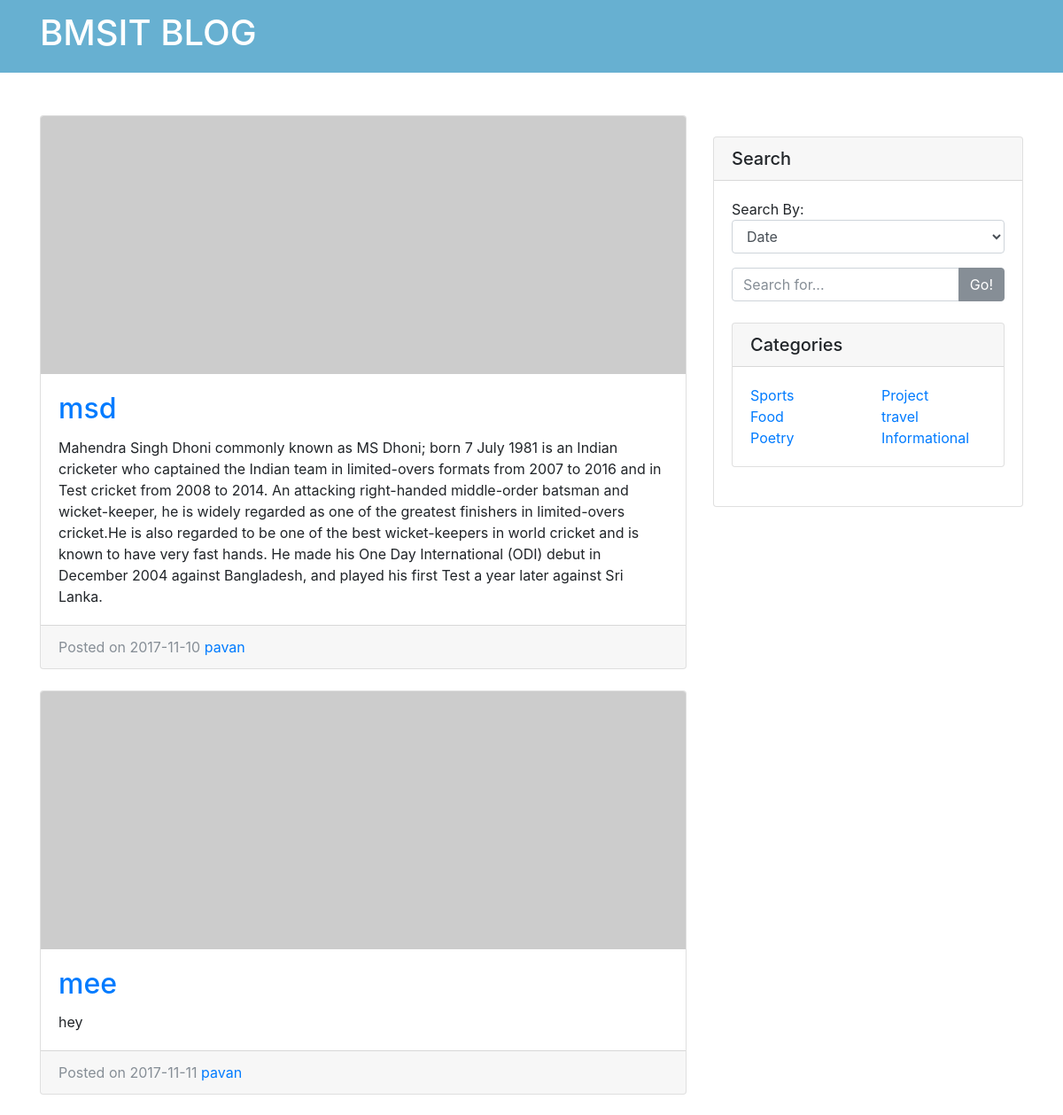
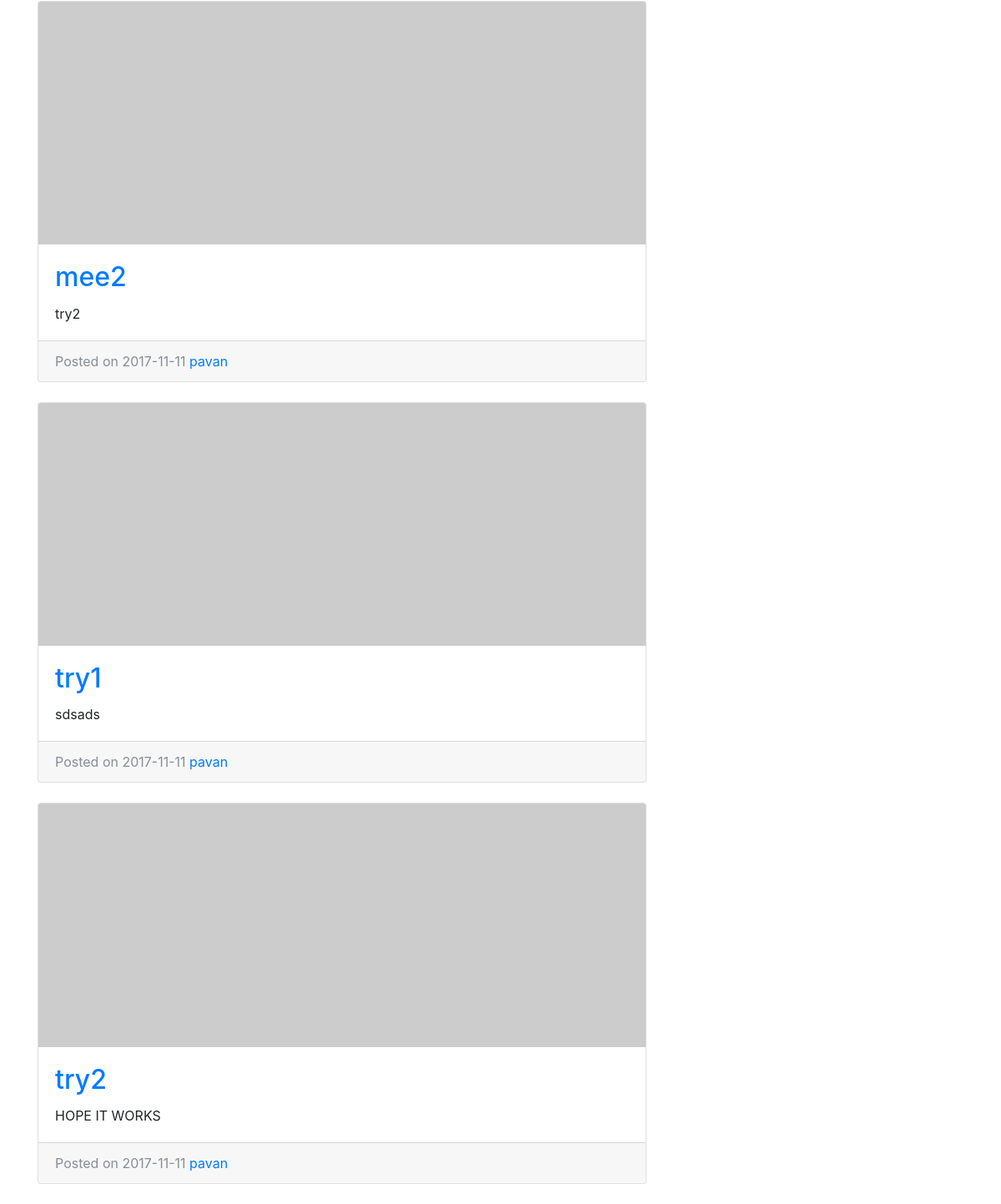
Page /sbc.php (signed in) on the committed database (2 pictures, top to bottom).
### tables this page shows
CREATE TABLE IF NOT EXISTS `articles` (
`aid` int(20) NOT NULL,
  `uid` int(20) DEFAULT NULL,
  `title` varchar(20) NOT NULL,
  `date1` date NOT NULL,
  `category` varchar(20) NOT NULL,
  `blog` text
);

CREATE TABLE IF NOT EXISTS `users` (
`uid` int(20) NOT NULL,
  `fname` varchar(20) NOT NULL,
  `lname` varchar(20) DEFAULT NULL,
  `uname` varchar(20) NOT NULL,
  `password` varchar(30) NOT NULL,
  `email` varchar(30) NOT NULL,
  `mobile` text,
  `admin` varchar(3) NOT NULL DEFAULT 'no' COMMENT 'priveleges',
  `PP` varchar(100) DEFAULT NULL
);

### sbc.php (the view, shortened to what this page needs)
<?php require "./includes/common.php";
  ?>
  <html>
  <head>
      <link href="bs/bootstrap.min.css" rel="stylesheet">
  </head>
  <body>
    <nav class="navbar navbar-custom navbar-fixed-top top-nav-collapse" role="navigation" style="background-color:#67b0d1; color:white;">
        <div class="container">
                <a class="navbar-brand" href="index.php">
                    <h1 style=" color:white;">BMSIT BLOG</h1>
                </a>
        </div>
    </nav>
  <?php
  if(!isset($_GET['cat'])){$cate="sports";}
    $sql = "SELECT  * FROM articles,users WHERE category='$cate' and articles.uid=users.uid";
    $result = mysqli_query($conn, $sql);
    $resultCheck = mysqli_num_rows($result);
    if ($resultCheck==0) {
     header("Location: ./rblog.php?blog=nocat");
     exit();
    }
    else {
      ?>
      <br>
      <br>
      <div class="container">
        <div class="row">
          <div class="col-md-8">
      <?php
      while ($row = mysqli_fetch_assoc($result)) {
        ?>
        <div class="card mb-4">
          <img class="card-img-top" src="http://placehold.it/750x300" alt="Card image cap">
          <div class="card-body">
            <h2 class="card-title"><a href="rblog.php?article=<?php echo $row['aid'];?>"><?php echo $row['title'];?></a></h2>
            <p class="card-text" id="myform">
            <?php   echo $row['blog'];
             ?>
           </p>
          </div>
          <div class="card-footer text-muted">
            Posted on <?php echo $row['date1']; ?>
            <a href="#"><?php echo $row['fname']; ?></a>
          </div>
        </div>
        <?php
      }?>
    </div>
      <?php
    }
?>
<div class="col-md-4">
  <div class="card my-4">
    <h5 class="card-header">Search</h5>
    <div class="card-body">
      <form class="" action="sear_submit.php" method="post">
        <div class="form-group">
          <span >Search By:</span>
            <select class="form-control" name="search_by" id="sel1">
              <option value="date1" selected>Date</option>
            </select>
        </div>
      <div class="input-group">
        <input type="text" class="form-control" name="text2" placeholder="Search for...">
        <span class="input-group-btn">
          <button class="btn btn-secondary" type="submit">Go!</button>
        </span>
      </div>
      <div class="card my-4">
        <h5 class="card-header">Categories</h5>
        <div class="card-body">
          <div class="row">
            <div class="col-lg-6">
              <ul class="list-unstyled mb-0">
                <li>
                  <a href="sbc.php?cat=sports">Sports</a>
                </li>
                <li>
                  <a href="sbc.php?cat=food">Food</a>
                </li>
                <li>
                  <a href="sbc.php?cat=poetry">Poetry</a>
                </li>
              </ul>
            </div>
            <div class="col-lg-6">
              <ul class="list-unstyled mb-0">
                <li>
                  <a href="sbc.php?cat=project">Project</a>
                </li>
                <li>
                  <a href="sbc.php?cat=travel">travel</a>
                </li>
                <li>
                  <a href="sbc.php?cat=informational">Informational</a>
                </li>
              </ul>
            </div>
          </div>
        </div>
      </div>
    </form>
    </div>
  </div>
</div>
</div>
</div>
</body>
</html>

### rows in the picture
articles: title "msd", blog "Mahendra Singh Dhoni commonly known as MS Dhoni; born 7 July 1981 is an Indian cricketer who captained the Indian team in limited-overs formats from 2007 to 2016 and in Test cricket from 2008 to 2014. An attacking right-handed middle-order batsman and wicket-keeper, he is widely regarded as one of the greatest finishers in limited-overs cricket.He is also regarded to be one of the best wicket-keepers in world cricket and is known to have very fast hands. He made his One Day International (ODI) debut in December 2004 against Bangladesh, and played his first Test a year later against Sri Lanka.", date1 "2017-11-10", uid.fname "pavan"
articles: title "mee", blog "hey", date1 "2017-11-11", uid.fname "pavan"
articles: title "mee2", blog "try2", date1 "2017-11-11", uid.fname "pavan"
articles: title "try1", blog "sdsads", date1 "2017-11-11", uid.fname "pavan"
articles: title "try2", blog "HOPE IT WORKS", date1 "2017-11-11", uid.fname "pavan"
